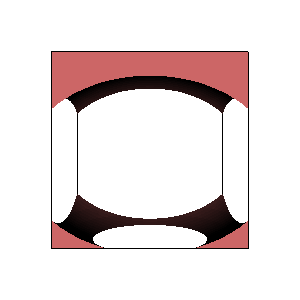

This figure's Python source:
#!/usr/bin/env python

# Generate a 3D tetrahedral mesh from a volume by clipping a sampled
# quadric function using vtkClipVolume.

# Factory overrides
import vtkmodules.vtkInteractionStyle  # noqa: F401
import vtkmodules.vtkRenderingOpenGL2  # noqa: F401

from vtkmodules.vtkCommonDataModel import vtkQuadric
from vtkmodules.vtkFiltersGeneral import vtkClipVolume
from vtkmodules.vtkFiltersModeling import vtkOutlineFilter
from vtkmodules.vtkImagingHybrid import vtkSampleFunction
from vtkmodules.vtkRenderingCore import (
    vtkActor,
    vtkDataSetMapper,
    vtkPolyDataMapper,
    vtkRenderWindow,
    vtkRenderWindowInteractor,
    vtkRenderer,
)

# Quadric definition
quadric = vtkQuadric()
quadric.SetCoefficients([0.5, 1, 0.2, 0, 0.1, 0, 0, 0.2, 0, 0])

sample = vtkSampleFunction()
sample.SetSampleDimensions(20, 20, 20)
sample.SetImplicitFunction(quadric)
sample.ComputeNormalsOff()

# Generate tetrahedral mesh
clip = vtkClipVolume()
clip.SetInputConnection(sample.GetOutputPort())
clip.SetValue(1.0)
clip.GenerateClippedOutputOff()

clip_mapper = vtkDataSetMapper()
clip_mapper.SetInputConnection(clip.GetOutputPort())
clip_mapper.ScalarVisibilityOff()

clip_actor = vtkActor()
clip_actor.SetMapper(clip_mapper)
clip_actor.GetProperty().SetColor(0.8, 0.4, 0.4)

# Outline
outline = vtkOutlineFilter()
outline.SetInputConnection(sample.GetOutputPort())

outline_mapper = vtkPolyDataMapper()
outline_mapper.SetInputConnection(outline.GetOutputPort())

outline_actor = vtkActor()
outline_actor.SetMapper(outline_mapper)
outline_actor.GetProperty().SetColor(0, 0, 0)

# Renderer
renderer = vtkRenderer()
renderer.SetBackground(1, 1, 1)
renderer.AddActor(clip_actor)
renderer.AddActor(outline_actor)

# Window
render_window = vtkRenderWindow()
render_window.SetMultiSamples(0)
render_window.AddRenderer(renderer)
render_window.SetSize(300, 300)
render_window.SetWindowName("clip volume")

# Interactor
interactor = vtkRenderWindowInteractor()
interactor.SetRenderWindow(render_window)

interactor.Initialize()
interactor.Start()
